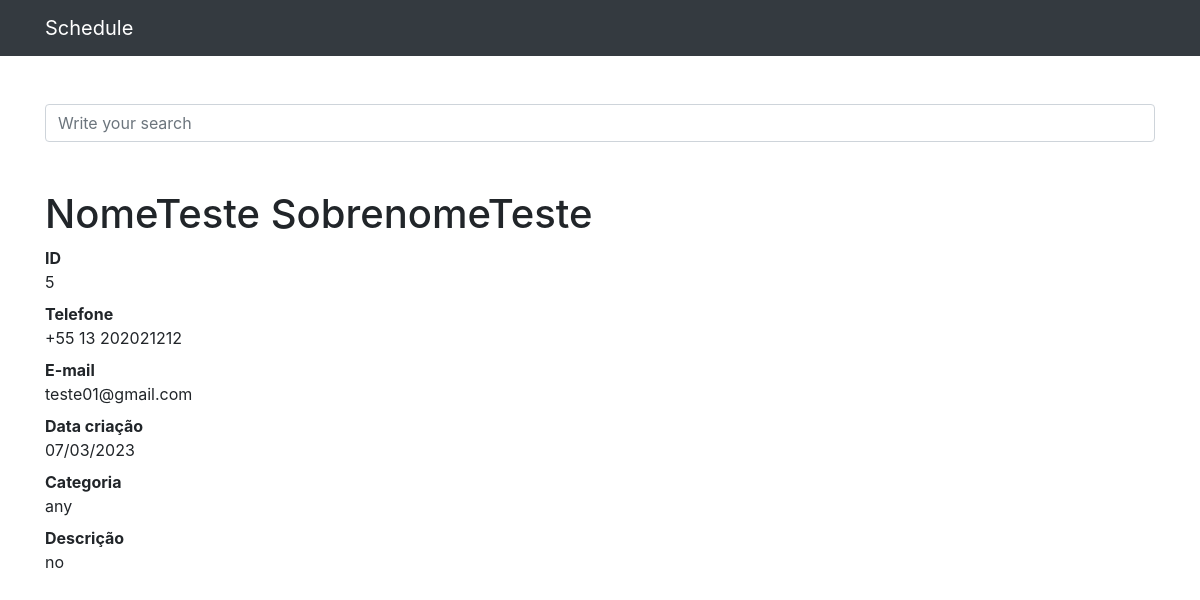
The page /5 on the database its author committed.
### contacts/models.py (models this page shows, shortened)
class Contacts(models.Model):
    name = models.CharField(max_length=100)
    surname = models.CharField(max_length=100, blank=True)
    phone = models.CharField(max_length=20)
    mail = models.CharField(max_length=100)
    creation_date = models.DateTimeField(default=timezone.now)
    description = models.TextField(blank=True)
    category = models.ForeignKey(Category, on_delete=models.DO_NOTHING)
    show = models.BooleanField(default=True)
    photo = models.ImageField(blank=True, upload_to='photos/%Y/%m')

class Category(models.Model):
    name = models.CharField(max_length=100)
    def __str__(self):
        return self.name

### contacts/views.py (the view)
# urls.py: path('<int:contact_id>', views.show_contact, name='show_contact'),
def show_contact(request, contact_id):
    contact = get_object_or_404(Contacts, id=contact_id)
    if not contact.show:
        raise Http404()
    return render(request, 'contacts/show_contact.html', {
        'contact': contact
    })

### contacts/templates/contacts/show_contact.html (shortened to what this page needs)
{% extends 'base.html' %}
{% block conteudo %}
    <h1 class="mt-5">{{ contact.name }} {{ contact.surname}}</h1>
    <dl>
        <dt>ID</dt>
        <dd>{{ contact.id }}</dd>
        <dt>Telefone</dt>
        <dd>{{ contact.phone }}</dd>
        <dt>E-mail</dt>
        <dd>{{ contact.mail }}</dd>
        <dt>Data criação</dt>
        <dd>{{ contact.creation_date|date:'d/m/Y' }}</dd>
        <dt>Categoria</dt>
        <dd>{{ contact.category }}</dd>
        <dt>Descrição</dt>
        <dd>{{ contact.description }}</dd>
    </dl>
{% endblock %}

### rows shown on the page
Contacts: name "NomeTeste", surname "SobrenomeTeste", id "5", phone "+55 13 202021212", mail "teste01@gmail.com", creation_date "07/03/2023", category "any", description "no"
